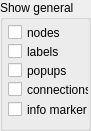
   <widget class="QGroupBox" name="groupBoxShowGeneral">
    <property name="geometry">
     <rect>
      <x>11</x>
      <y>169</y>
      <width>91</width>
      <height>131</height>
     </rect>
    </property>
    <property name="autoFillBackground">
     <bool>true</bool>
    </property>
    <property name="title">
     <string>Show general</string>
    </property>
    <widget class="QCheckBox" name="cbShowMarkers">
     <property name="geometry">
      <rect>
       <x>8</x>
       <y>24</y>
       <width>70</width>
       <height>17</height>
      </rect>
     </property>
     <property name="text">
      <string>nodes</string>
     </property>
    </widget>
    <widget class="QCheckBox" name="cbShowConnections">
     <property name="geometry">
      <rect>
       <x>8</x>
       <y>81</y>
       <width>81</width>
       <height>17</height>
      </rect>
     </property>
     <property name="text">
      <string>connections</string>
     </property>
    </widget>
    <widget class="QCheckBox" name="cbShowInfo">
     <property name="geometry">
      <rect>
       <x>8</x>
       <y>101</y>
       <width>81</width>
       <height>17</height>
      </rect>
     </property>
     <property name="text">
      <string>info marker</string>
     </property>
    </widget>
    <widget class="QCheckBox" name="cbShowLabels">
     <property name="geometry">
      <rect>
       <x>8</x>
       <y>41</y>
       <width>71</width>
       <height>21</height>
      </rect>
     </property>
     <property name="text">
      <string>labels</string>
     </property>
    </widget>
    <widget class="QCheckBox" name="cbShowPopups">
     <property name="geometry">
      <rect>
       <x>8</x>
       <y>60</y>
       <width>81</width>
       <height>21</height>
      </rect>
     </property>
     <property name="text">
      <string>popups</string>
     </property>
    </widget>
   </widget>
